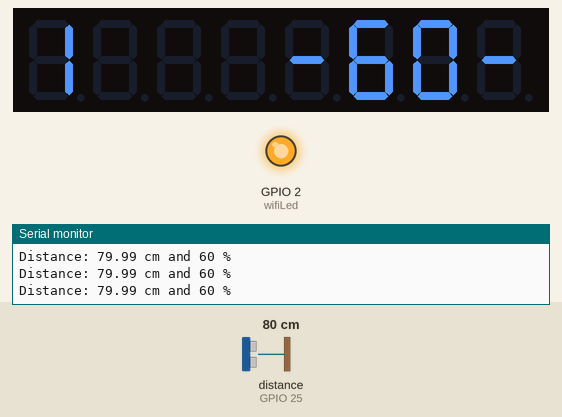
This sketch was run on a simulated ESP32. Shown: 8-digit seven-segment display, output pins drawn as LEDs (lit = HIGH), the last lines printed to the serial monitor. Wiring (inferred from the names in the program): ultrasonic range finder: trigger GPIO 26; echo GPIO 25. The test bench sets the inputs (shaded band); at power-on: distance to the obstacle (sensor on GPIO 25) 80 cm. The echo pulse lasts 58.3 µs per cm; WiFi joins after 1.5 s; servers stay silent unless stated; pins used as bus, display or sensor lines are not drawn.

Above: at 2.2 s.
2.3 s: distance to the obstacle (sensor on GPIO 25) set to 18 cm
At 3.4 s:
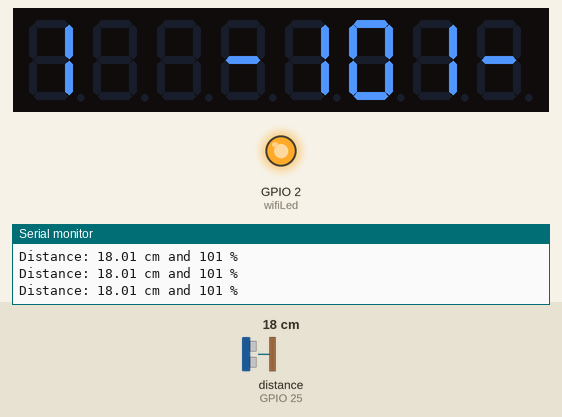
4.5 s: distance to the obstacle (sensor on GPIO 25) set to 35 cm
At 5.4 s:
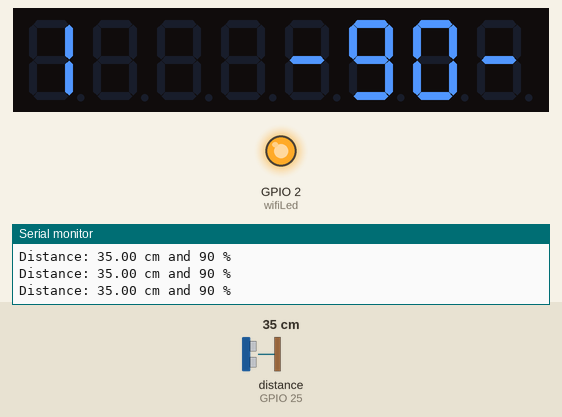
6.6 s: distance to the obstacle (sensor on GPIO 25) set to 60 cm
At 7.8 s:
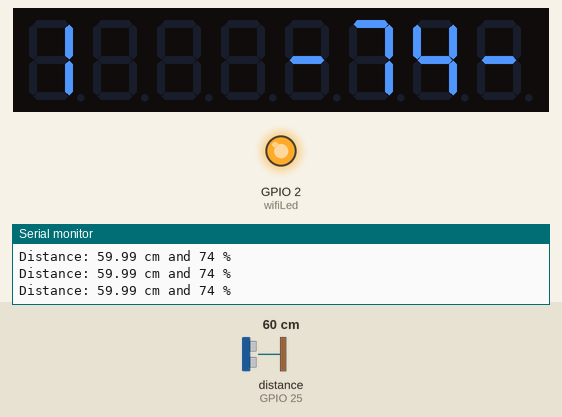
Timing chart, 0 to 9.6 s (numbered marks = the images above; inputs shaded):
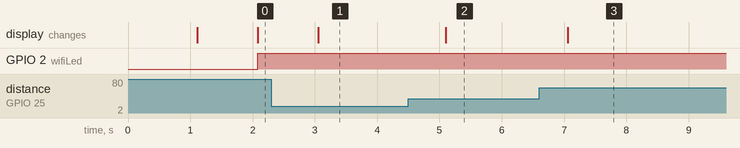

Measured:
- after the input at 2.3 s, the display: changes after 0.75 s (image 1)
- after the input at 4.5 s, the display: changes after 0.60 s (image 2)
- after the input at 6.6 s, the display: changes after 0.46 s (image 3)

The sketch:

waterLavel.ino
```cpp
#define BLYNK_TEMPLATE_ID ""
#define BLYNK_TEMPLATE_NAME "WaterLevel"
#define BLYNK_AUTH_TOKEN ""

char ssid[] = "";
char pass[] = "";

int emptyTankDistance = 170;  // ระยะเมื่อถังน้ำเปล่า
int fullTankDistance = 20;    // ระยะเมื่อถังน้ำเต็ม

#include <WiFi.h>
#include <WiFiClient.h>
#include <HTTPClient.h>
#include "LedController.hpp"
#include <BlynkSimpleEsp32.h>

#define TRIGPIN 26
#define ECHOPIN 25
#define wifiLed 2

#define DIN 12
#define CS 13
#define CLK 14

#define VPIN_BUTTON_1 V1
#define VPIN_BUTTON_2 V2

float duration;
float distance;
int waterLevelPer;
bool toggleBuzzer = HIGH;
char auth[] = BLYNK_AUTH_TOKEN;

const char* lineToken = "";
const char* targetId = "";
const char* lineUrl = "https://api.line.me/v2/bot/message/push";

BlynkTimer timer;
LedController<1, 1> lc;

void checkBlynkStatus() {
  bool isconnected = Blynk.connected();
  if (!isconnected) {
    digitalWrite(wifiLed, LOW);
  } else {
    digitalWrite(wifiLed, HIGH);
  }
}

BLYNK_CONNECTED() {
  Blynk.syncVirtual(VPIN_BUTTON_1);
  Blynk.syncVirtual(VPIN_BUTTON_2);
}

void measureDistance() {
  digitalWrite(TRIGPIN, LOW);
  delayMicroseconds(2);
  digitalWrite(TRIGPIN, HIGH);
  delayMicroseconds(20);
  digitalWrite(TRIGPIN, LOW);
  duration = pulseIn(ECHOPIN, HIGH, 30000); // Timeout หลังจาก 30ms

  if (duration == 0) {
    distance = -1; // เซนเซอร์ผิดพลาด
  } else {
    distance = ((duration / 2) * 0.343) / 10;
  }

  if (distance > (fullTankDistance - 10) && distance < emptyTankDistance) {
    if (distance > 100){
      distance = distance + 4;
    };
    waterLevelPer = map((int)distance, emptyTankDistance, fullTankDistance, 0, 100);
    Blynk.virtualWrite(VPIN_BUTTON_1, waterLevelPer);
    Blynk.virtualWrite(VPIN_BUTTON_2, (String(distance) + " cm"));

    Serial.print("Distance: ");
    Serial.print(distance);
    Serial.print(" cm");
    Serial.print(" and ");
    Serial.print(waterLevelPer);
    Serial.println(" %");

    checkWaterPerForSendLine();
  } else if (distance == -1) {
    Blynk.virtualWrite(VPIN_BUTTON_2, "Sensor Error");
    Serial.println("Sensor Error");
  }
  delay(100);
}

void sendLineMessage(String dataBody) {
  Serial.println("Sending message to Line...");
  String postData = dataBody;

  HTTPClient http;
  http.begin(lineUrl);
  http.addHeader("Content-Type", "application/json");
  http.addHeader("Authorization", "Bearer " + String(lineToken));
  int httpCode = http.POST(String(postData));

  if (httpCode == 200) {
    String content = http.getString();
    Serial.println("Content ---------");
    Serial.println(content);
    Serial.println("-----------------");
  } else {
    Serial.println("Fail. error code " + String(httpCode));
  }
  Serial.println("END");
}

unsigned long lastNotificationTime = 0;
unsigned long notificationInterval = 1 * 60 * 1000;

int lastNotifiedWaterLevel = -1;
void checkWaterPerForSendLine() {
  String data70 = "{\"to\":\"" + String(targetId) + "\",\"messages\":[{\"type\":\"text\",\"text\":\"🔔💧\\n ระดับน้ำเหลือ \\n ❗" + String(waterLevelPer) + " % ❗\\n อาจลืมเปิดน้ำขึ้นแทงค์ \"}]}";
  String data50 = "{\"to\":\"" + String(targetId) + "\",\"messages\":[{\"type\":\"text\",\"text\":\"🔔💧⚠️\\n ระดับน้ำเหลือ \\n ❗" + String(waterLevelPer) + " % ❗\\n โปรดตรวจสอบน้ำในแทงค์ \\n อาจลืมเปิดน้ำขึ้นแทงค์ \"}]}";
  String data40 = "{\"to\":\"" + String(targetId) + "\",\"messages\":[{\"type\":\"text\",\"text\":\"❌💧❌\\n ระดับน้ำเหลือ \\n❗" + String(waterLevelPer) + " % ❗\\n โปรดตรวจสอบน้ำกำลังจะหมดแทงค์แล้ว\"}]}";

  unsigned long currentTime = millis();

  if ((waterLevelPer == 50) &&
      (currentTime - lastNotificationTime >= notificationInterval) &&
      (lastNotifiedWaterLevel != waterLevelPer)) {
    sendLineMessage(data50);
    lastNotificationTime = currentTime;
    lastNotifiedWaterLevel = waterLevelPer;
  }
  if ((waterLevelPer == 40) &&
      (currentTime - lastNotificationTime >= notificationInterval) &&
      (lastNotifiedWaterLevel != waterLevelPer)) {
    sendLineMessage(data40);
    lastNotificationTime = currentTime;
    lastNotifiedWaterLevel = waterLevelPer;
  }
  if ((waterLevelPer == 70 ) &&
      (currentTime - lastNotificationTime >= notificationInterval) &&
      (lastNotifiedWaterLevel != waterLevelPer)) {
    sendLineMessage(data70);
    lastNotificationTime = currentTime;
    lastNotifiedWaterLevel = waterLevelPer;
  }
}

void displayNumberOn7Segment(int number) {
  lc.setIntensity(8);
  lc.clearMatrix();

  if ( (number >= 0) && (distance != -1) ) {
    lc.setChar(0, 0, '-', false);
    lc.setDigit(0, 1, number % 10, false);
    lc.setDigit(0, 2, (number / 10) % 10, false);

    if (number >= 100) {
      lc.setChar(0, 4, '-', false);
      lc.setDigit(0, 3, (number / 100) % 10, false);
    } else {
      lc.setChar(0, 3, '-', false);
    }
  } else {
    lc.setChar(0, 0, 'r', false);
    lc.setChar(0, 1, 'o', false);
    lc.setChar(0, 2, 'r', false);
    lc.setChar(0, 3, 'r', false);
    lc.setChar(0, 4, 'E', false);
  }

  if (digitalRead(wifiLed) == HIGH) {
    lc.setDigit(0, 7, 1, false);
  } else {
    lc.setDigit(0, 7, 0, false);
  }

  delay(250);
}

void setup() {
  Serial.begin(115200);

  pinMode(ECHOPIN, INPUT);
  pinMode(TRIGPIN, OUTPUT);
  pinMode(wifiLed, OUTPUT);

  digitalWrite(wifiLed, LOW);

  WiFi.begin(ssid, pass);
  timer.setInterval(2000L, checkBlynkStatus);
  timer.setInterval(1000L, []() { displayNumberOn7Segment(waterLevelPer); });
  Blynk.config(auth);
  delay(1000);

  lc = LedController<1, 1>(DIN, CLK, CS);
  lc.setIntensity(8);
  lc.clearMatrix();
}

void loop() {
  measureDistance();
  Blynk.run();
  timer.run();
}
```
